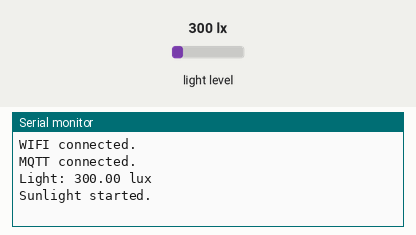
A sketch run on a simulated Arduino MKR. On the bench: the last lines printed to the serial monitor. Inputs (shaded band) come from the test bench; at power-on: light level 300 lx. WiFi joins after 1.5 s; servers stay silent unless stated; no MQTT or app messages arrive unless stated.

Above: at 2.7 s.
2.8 s: light level set to 40 lx
At 4.9 s:
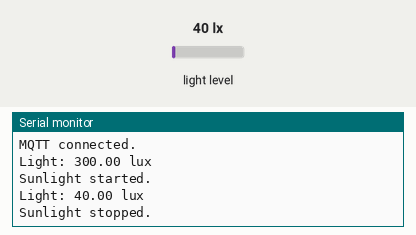
5.5 s: light level set to 500 lx
At 8.0 s:
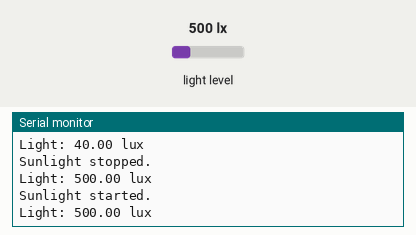
Timing chart, 0 to 9.5 s (numbered marks = the images above; inputs shaded):
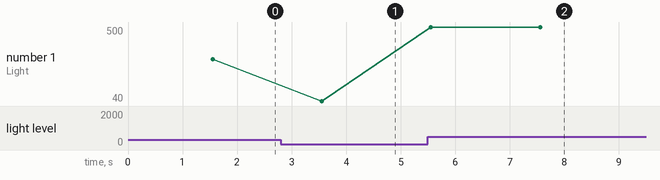

Measured:
- after the input at 2.8 s, the serial monitor: prints a new line after 0.75 s (image 1)
- after the input at 5.5 s, the serial monitor: prints a new line after 0.06 s (image 2)
- plotted number 1: 300 → 40 after the input at 2.8 s, 40 → 500 after the input at 5.5 s

The sketch:

Task3.1Trigger.ino
```cpp
#include <WiFiNINA.h>
#include <PubSubClient.h>
#include <Wire.h>
#include <BH1750.h>

// light sensor
BH1750 sensor;

// WIFI and MQTT
WiFiClient wifi;
PubSubClient mqtt(wifi);

// WIFI name and password
const char* wifi_name = "Airtel_aman_8300";
const char* wifi_password = "Air@19106";

// MQTT broker address
const char* mqtt_broker = "192.168.1.6";

// light level needed to start sunlight
const float light_limit = 130.0;

// this stores the current sunlight state
bool sunlight_on = false;

void setup() {
  Serial.begin(9600);

  // this starts the light sensor
  Wire.begin();
  sensor.begin();

  // helps in connecting to WIFI
  WiFi.begin(wifi_name, wifi_password);

  while (WiFi.status() != WL_CONNECTED) {
    delay(500);
    Serial.print(".");
  }

  Serial.println();
  Serial.println("WIFI connected.");

  // Sets MQTT broker and port
  mqtt.setServer(mqtt_broker, 1883);
}

void connect_mqtt() {
  // this keeps trying until MQTT is connected
  while (!mqtt.connected()) {

    if (mqtt.connect("TerrariumLightSensor")) {
      Serial.println("MQTT connected.");
    }
    else {
      delay(5000);
    }
  }
}

void loop() {

  // Checks WIFI connection
  if (WiFi.status() != WL_CONNECTED) {
    return;
  }

  // Connects to MQTT
  if (!mqtt.connected()) {
    connect_mqtt();
  }

  mqtt.loop();

  // Reads light level from BH1750
  float light = sensor.readLightLevel();

  Serial.print("Light: ");
  Serial.print(light);
  Serial.println(" lux");

  // Checks if the light is above the limit
  if (light > light_limit && !sunlight_on) {

    mqtt.publish("terrarium/light", "SUNLIGHT_START");

    Serial.println("Sunlight started.");

    sunlight_on = true;
  }

  // Checks if the light goes below the limit
  else if (light <= light_limit && sunlight_on) {

    mqtt.publish("terrarium/light", "SUNLIGHT_STOP");

    Serial.println("Sunlight stopped.");

    sunlight_on = false;
  }

  // Waits before taking the next reading
  delay(2000);
}
```
